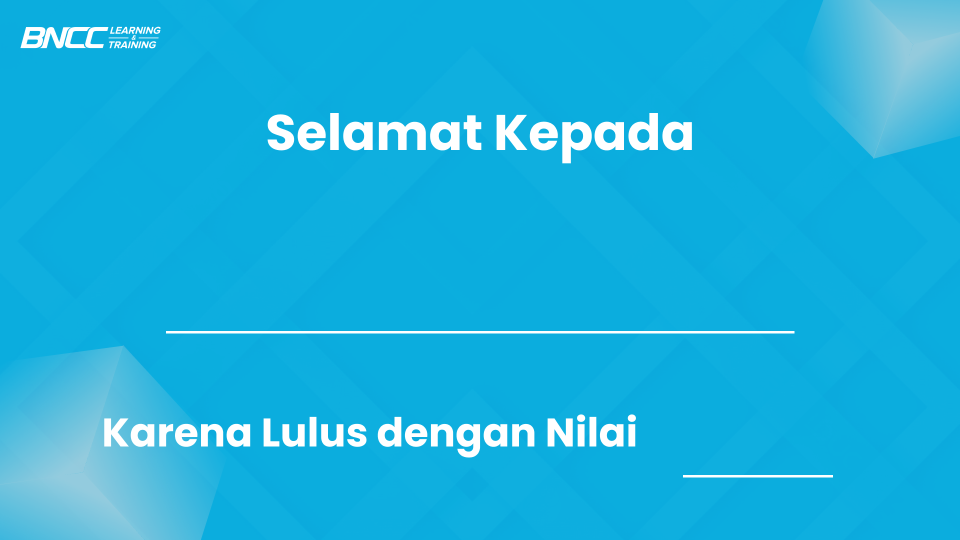
#> input picture Certif Generator/template.png, 1920 x 1080 px (shown at 1/2 size)
$ python imgCompressor.py
#> lines starting #> are read from the running program, lines starting #| are printed output that depends on the picture
import PIL
from PIL.Image import *
from tkinter.filedialog import *
import os

file_path = askopenfilename(filetypes=[("Image files", "*.png;*.jpg;*.jpeg")])
#> the answer given: ../Certif Generator/template.png
img = PIL.Image.open(file_path)
#> img is the input picture: PIL image 1920x1080 RGBA; mean R, G, B, A 29, 178, 223.4, 255
# get original file extension
file_name, file_extension = os.path.splitext(file_path)

width, height = img.size
#> width = 1920; height = 1080

new_size = (width//2, height//2)
#> new_size = (960, 540)
resized_image = img.resize(new_size)
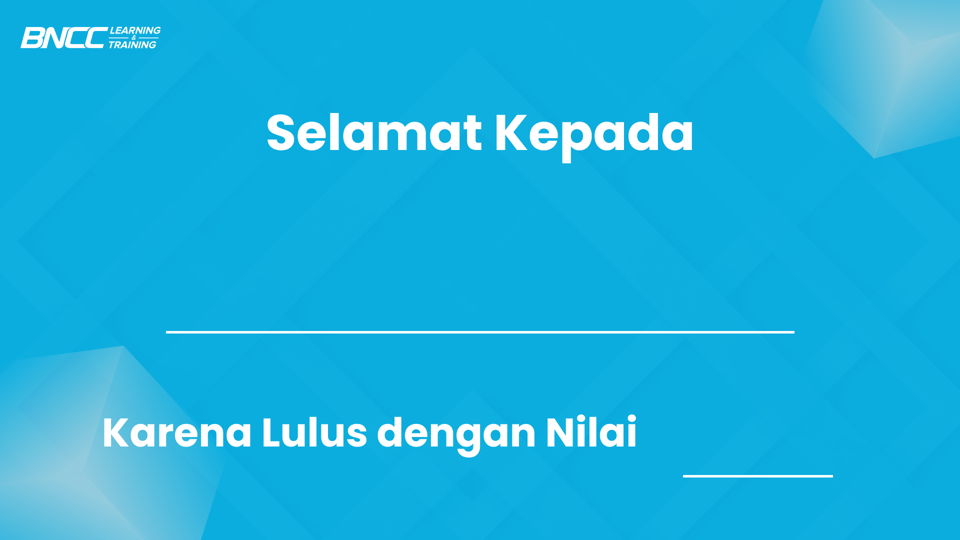
#> resized_image: PIL image 960x540 RGBA; mean R, G, B, A 28.9, 178, 223.4, 255
save_path = asksaveasfilename(defaultextension= file_extension)
resized_image.save(save_path, optimize=True, quality=50)
